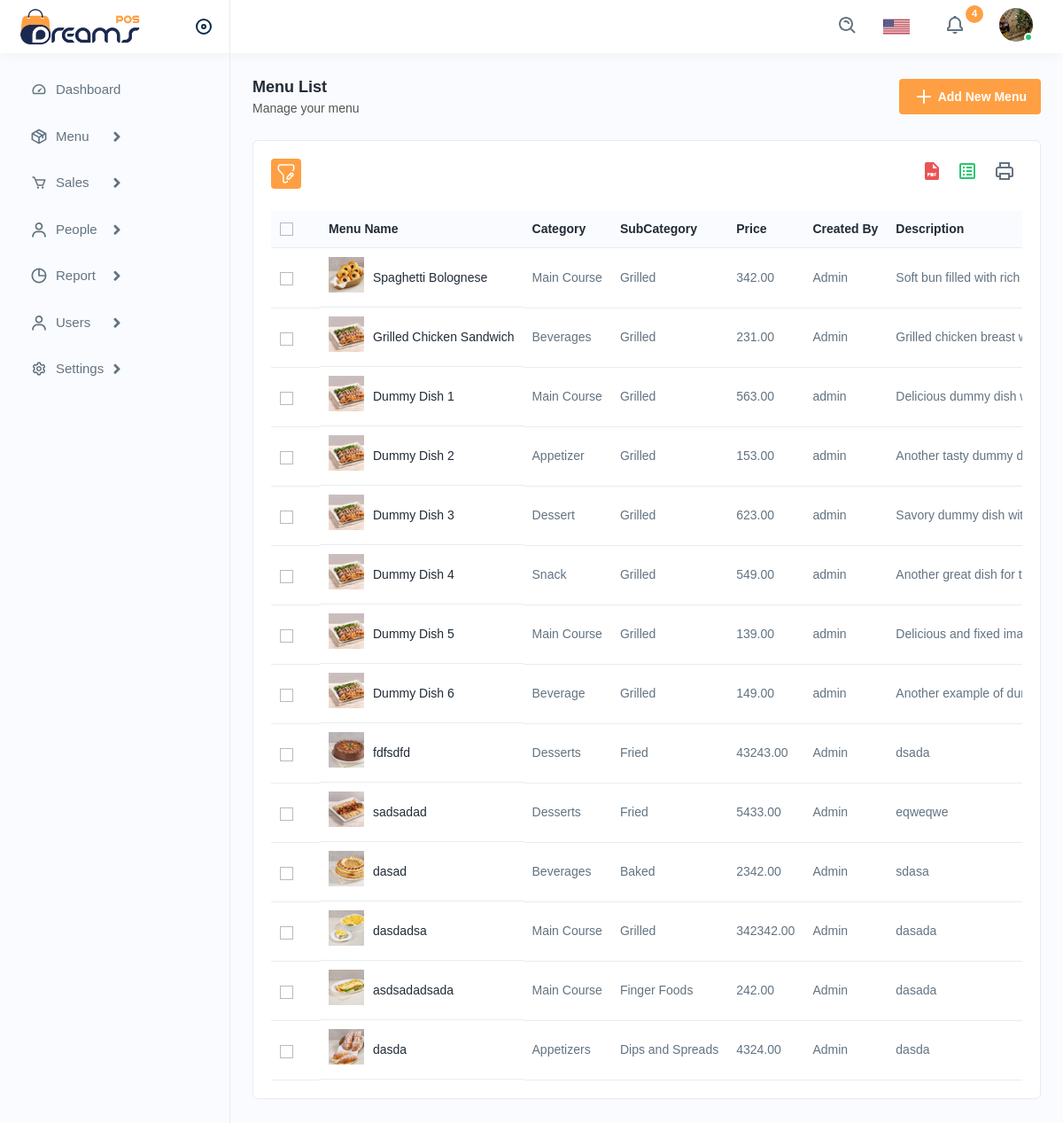
Page /productlist.php on the committed database.
### tables this page shows
CREATE TABLE `menu` (
  `id` int(11) NOT NULL,
  `menu_name` varchar(255) NOT NULL,
  `code` varchar(100) NOT NULL,
  `price` decimal(10,2) NOT NULL,
  `created_by` varchar(100) NOT NULL,
  `image_path` varchar(255) DEFAULT 'assets/img/product/noimage.png',
  `description` text DEFAULT NULL,
  `discount_type` varchar(50) DEFAULT NULL,
  `status` enum('Available','Not Available') DEFAULT 'Available',
  `category_name` varchar(255) DEFAULT NULL,
  `subcategory_name` varchar(255) DEFAULT NULL,
  `c_id` int(11) DEFAULT NULL,
  `sub_id` int(11) DEFAULT NULL
);

### productlist.php (the view, shortened to what this page needs)
<?php
include 'db/config.php';
$query = "
    SELECT
        id,
        menu_name,
        price,
        created_by,
        image_path,
        description,
        discount_type,
        status,
        category_name,
        subcategory_name
    FROM
        menu
";
$rows = mysqli_query($conn, $query);
?>
<!DOCTYPE html>
<html lang="en">
<head>
    <link rel="stylesheet" href="assets/css/bootstrap.min.css" />
    <link rel="stylesheet" href="assets/css/animate.css" />
    <link rel="stylesheet" href="assets/plugins/select2/css/select2.min.css" />
    <link rel="stylesheet" href="assets/css/dataTables.bootstrap4.min.css" />
    <link rel="stylesheet" href="assets/plugins/fontawesome/css/all.min.css" />
    <link rel="stylesheet" href="assets/css/style.css" />
</head>
<body onload="table();">
    <div class="main-wrapper">
        <div class="header">
            <?php include 'php/header.php'; ?>
        </div>
        <?php include 'php/sidebar.php'; ?>
        <div class="page-wrapper">
            <div class="content">
                <div class="page-header">
                    <div class="page-title">
                        <h4>Menu List</h4>
                        <h6>Manage your menu</h6>
                    </div>
                    <div class="page-btn">
                        <a href="addproduct.php" class="btn btn-added">
                            <img src="assets/img/icons/plus.svg" alt="img" class="me-1" /> Add New Menu
                        </a>
                    </div>
                </div>
                <div class="card">
                    <div class="card-body">
                        <div class="table-top">
                            <div class="search-set">
                                <div class="search-path">
                                    <a class="btn btn-filter" id="filter_search">
                                        <img src="assets/img/icons/filter.svg" alt="img" />
                                    </a>
                                </div>
                                <div class="search-input">
                                    <a class="btn btn-searchset">
                                    </a>
                                </div>
                            </div>
                            <div class="wordset">
                                <ul>
                                    <li><a data-bs-toggle="tooltip" data-bs-placement="top" title="pdf"><img src="assets/img/icons/pdf.svg" alt="img" /></a></li>
                                    <li><a data-bs-toggle="tooltip" data-bs-placement="top" title="excel"><img src="assets/img/icons/excel.svg" alt="img" /></a></li>
                                    <li><a data-bs-toggle="tooltip" data-bs-placement="top" title="print"><img src="assets/img/icons/printer.svg" alt="img" /></a></li>
                                </ul>
                            </div>
                        </div>
                        <div id="table">
                            <div class="table-responsive">
                                <table class="table datanew">
                                    <thead>
                                        <tr>
                                            <th>
                                                <label class="checkboxs">
                                                    <span class="checkmarks"></span>
                                                </label>
                                            </th>
                                            <th>Menu Name</th>
                                            <th>Category</th>
                                            <th>SubCategory</th>
                                            <th>Price</th>
                                            <th>Created By</th>
                                            <th>Description</th>
                                        </tr>
                                    </thead>
                                    <tbody>
                                        <?php while ($row = mysqli_fetch_assoc($rows)) : ?>
                                            <tr>
                                                <td>
                                                    <label class="checkboxs">
                                                        <span class="checkmarks"></span>
                                                    </label>
                                                </td>
                                                <td class="productimgname">
                                                    <a href="javascript:void(0);" class="product-img">
                                                        <img src="<?php echo htmlspecialchars($row['image_path']); ?>" alt="product" onerror="this.src='assets/img/default.jpg';" />
                                                    </a>
                                                    <a href="javascript:void(0);"><?php echo htmlspecialchars($row['menu_name']); ?></a>
                                                </td>
                                                <td><?php echo htmlspecialchars($row['category_name']); ?></td>
                                                <td><?php echo htmlspecialchars($row['subcategory_name']); ?></td>
                                                <td><?php echo htmlspecialchars($row['price']); ?></td>
                                                <td><?php echo htmlspecialchars($row['created_by']); ?></td>
                                                <td><?php echo htmlspecialchars($row['description']); ?></td>
                                            </tr>
                                        <?php endwhile; ?>
                                    </tbody>
                                </table>
                            </div>
                        </div>
                    </div>
                </div>
            </div>
        </div>
</body>
</html>

### rows in the picture
menu: image_path (picture), menu_name "Spaghetti Bolognese", category_name "Main Course", subcategory_name "Grilled", price "342.00", created_by "Admin", description "Soft bun filled with rich…"
menu: image_path (picture), menu_name "Grilled Chicken Sandwich", category_name "Beverages", subcategory_name "Grilled", price "231.00", created_by "Admin", description "Grilled chicken breast…"
menu: image_path (picture), menu_name "Dummy Dish 1", category_name "Main Course", subcategory_name "Grilled", price "563.00", created_by "admin", description "Delicious dummy dish…"
menu: image_path (picture), menu_name "Dummy Dish 2", category_name "Appetizer", subcategory_name "Grilled", price "153.00", created_by "admin", description "Another tasty dummy…"
menu: image_path (picture), menu_name "Dummy Dish 3", category_name "Dessert", subcategory_name "Grilled", price "623.00", created_by "admin", description "Savory dummy dish…"
menu: image_path (picture), menu_name "Dummy Dish 4", category_name "Snack", subcategory_name "Grilled", price "549.00", created_by "admin", description "Another great dish for…"
menu: image_path (picture), menu_name "Dummy Dish 5", category_name "Main Course", subcategory_name "Grilled", price "139.00", created_by "admin", description "Delicious and fixed…"
menu: image_path (picture), menu_name "Dummy Dish 6", category_name "Beverage", subcategory_name "Grilled", price "149.00", created_by "admin", description "Another example of…"
menu: image_path (picture), menu_name "fdfsdfd", category_name "Desserts", subcategory_name "Fried", price "43243.00", created_by "Admin", description "dsada"
menu: image_path (picture), menu_name "sadsadad", category_name "Desserts", subcategory_name "Fried", price "5433.00", created_by "Admin", description "eqweqwe"
menu: image_path (picture), menu_name "dasad", category_name "Beverages", subcategory_name "Baked", price "2342.00", created_by "Admin", description "sdasa"
menu: image_path (picture), menu_name "dasdadsa", category_name "Main Course", subcategory_name "Grilled", price "342342.00", created_by "Admin", description "dasada"
menu: image_path (picture), menu_name "asdsadadsada", category_name "Main Course", subcategory_name "Finger Foods", price "242.00", created_by "Admin", description "dasada"
menu: image_path (picture), menu_name "dasda", category_name "Appetizers", subcategory_name "Dips and Spreads", price "4324.00", created_by "Admin", description "dasda"
